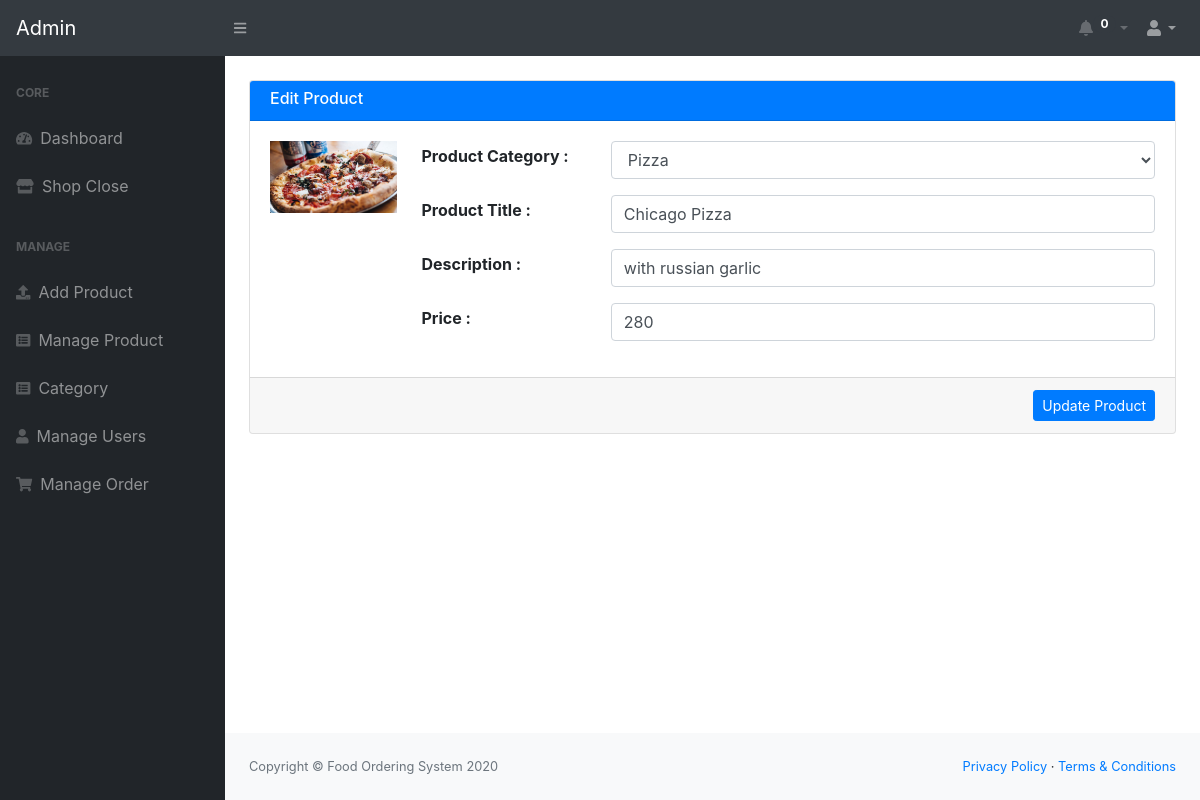
Page /admin/update_product.php?edit=3 (signed in) on the committed database.
### tables this page shows
CREATE TABLE IF NOT EXISTS `food` (
  `food_id` int(20) NOT NULL AUTO_INCREMENT,
  `food_img` varchar(20) NOT NULL,
  `food_name` varchar(20) NOT NULL,
  `food_descript` varchar(100) NOT NULL,
  `food_rs` int(15) NOT NULL,
  `category_id` int(200) NOT NULL,
  PRIMARY KEY (`food_id`),
  KEY `category_id` (`category_id`)
);

### admin/update_product.php (the view, shortened to what this page needs)
<?php
if (isset($_SESSION['admin'])) {
    if (isset($_GET['edit'])) {
        $id = $_GET['edit'];
        include 'sidebar_nav.php';
        $qr = "SELECT * FROM `food` INNER JOIN `category` ON `food`.`category_id`=`category`.`cat_id` WHERE `food_id`=$id";
        $res = mysqli_query($conn, $qr);
        $row = mysqli_fetch_assoc($res);
        $cat_qr = "SELECT * FROM `category`";
        $cat_res = mysqli_query($conn, $cat_qr);
?>
        <main class="container text-capitalize">
            <div class="row">
                <form method="post" enctype="multipart/form-data">
                    <div class="col-12 pt-4">
                        <div class="card">
                            <div class="card-header bg-primary pt-2 pb-1 text-white">
                                <h6 style="padding: 0%;">Edit Product</h6>
                            </div>
                            <div class="card-body">
                                <div class="row">
                                    <div class="col-lg-2 col-md-3 col-sm-4">
                                        <div class="btn-container">
                                            <img src="../photos/<?= $row['food_img'] ?>" class="w-100" id="product" alt="Image could not load">
                                        </div>
                                    </div>
                                    <div class="col-lg-10  col-md-9 col-sm-8">
                                        <div class="form-group row">
                                            <div class="col-md-3 col-sm-5 my-auto">
                                                <label><b>Product Category :</b></label>
                                            </div>
                                            <div class="col-md-9 col-sm-7 ">
                                                <select name="category" class="form-control text-capitalize" required>
                                                    <?php $i = 1;
                                                    while ($cat_row = mysqli_fetch_assoc($cat_res)) { ?>
                                                        <option class="text-capitalize" value="<?= $cat_row['cat_id'] ?>" <?php echo $i == 1 ? "selected" :  ""; ?>>
                                                            <?= $cat_row['category_name'] ?></option>
                                                    <?php
                                                        $i++;
                                                    } ?>
                                                </select>
                                            </div>
                                        </div>
                                        <div class="form-group row">
                                            <div class="col-md-3 col-sm-5 my-auto">
                                                <label><b>Product Title :</b></label>
                                            </div>
                                            <div class="col-md-9 col-sm-7">
                                                <input type="text" name="title" class="form-control" value="<?= $row['food_name'] ?>" required>
                                            </div>
                                        </div>
                                        <div class="form-group row">
                                            <div class="col-md-3 col-sm-5 my-auto">
                                                <label><b>Description :</b></label>
                                            </div>
                                            <div class="col-md-9 col-sm-7">
                                                <input type="text" name="descr" class="form-control" value="<?= $row['food_descript'] ?>" placeholder="Description">
                                            </div>
                                        </div>
                                        <div class="form-group row">
                                            <div class="col-md-3 col-sm-5 my-auto">
                                                <label><b>Price :</b></label>
                                            </div>
                                            <div class="col-md-9 col-sm-7">
                                                <input type="number" name="price" step="5" min="50" class="form-control" value="<?= $row['food_rs'] ?>" placeholder="Price">
                                            </div>
                                        </div>
                                    </div>
                                </div>
                            </div>
                            <div class="card-footer">
                                <input type="submit" class="btn btn-primary btn-sm float-right" name="update" value="Update Product">
                            </div>
                        </div>
                    </div>
                </form>
        </main>
<?php
        include 'footer.php';
    } else {
        echo "manage.php";
    }
} else {
    header('location:login.php');
}

### admin/style.css (style rules this page uses)
.btn-container { position: relative; }

### rows in the picture
food: food_img (picture), title "Chicago Pizza", descr "with russian garlic", price "280"

### other values in the picture
$no_rows "0"
form field category "pizza"
